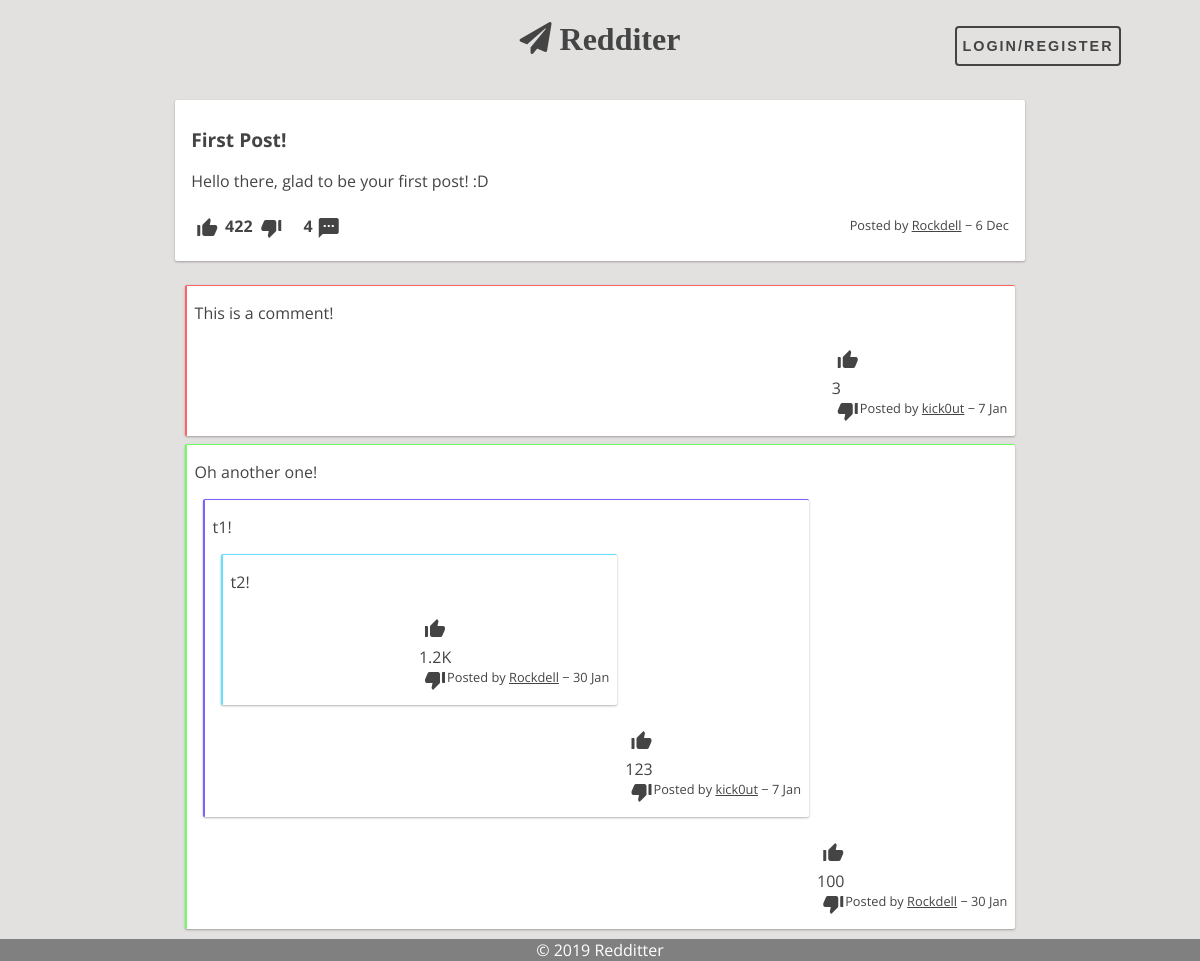
/pages/post.php?id=1, run on an earlier commit of the app's database.
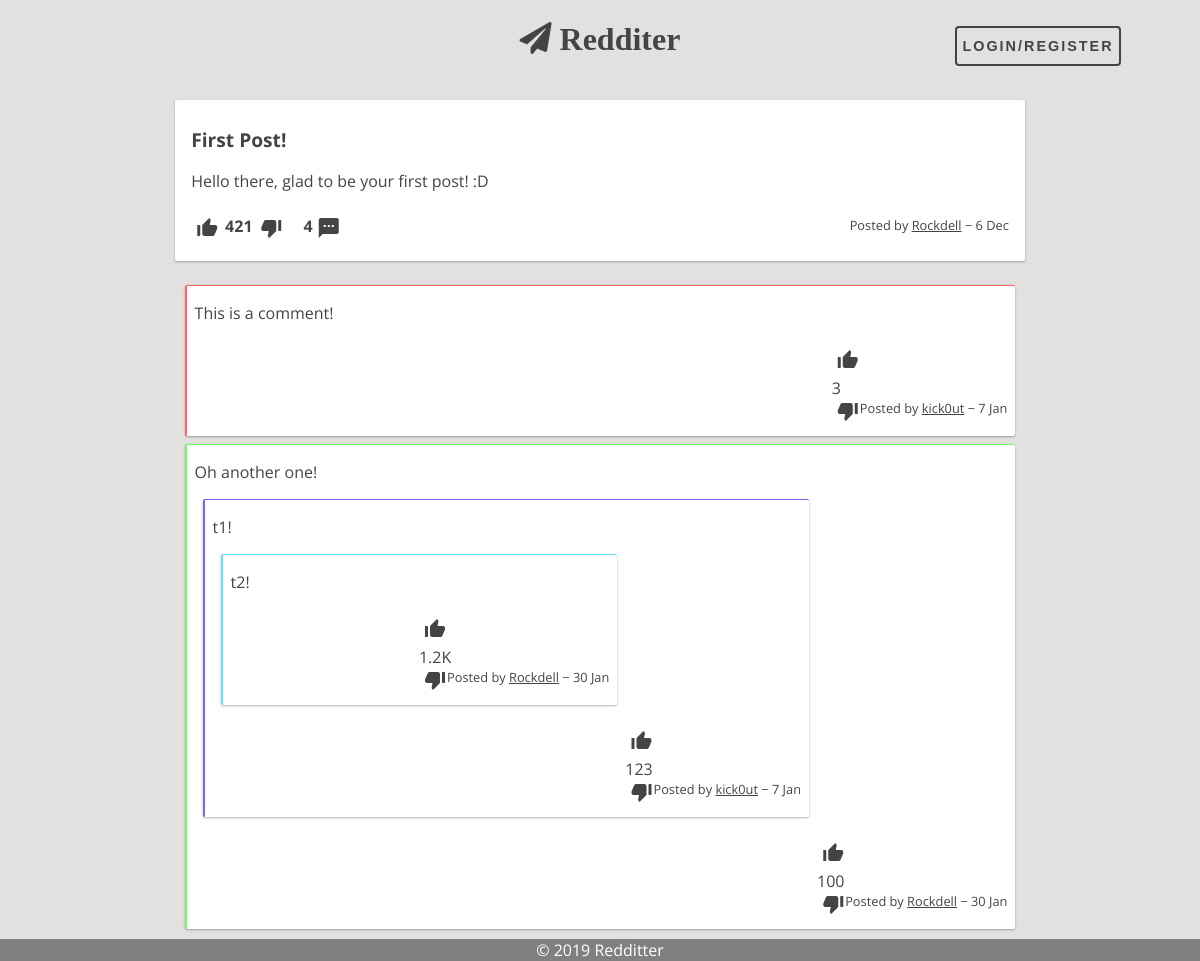
And on a later commit of the database.
### tables this page shows
CREATE TABLE Post (
    postID INTEGER PRIMARY KEY AUTOINCREMENT,
    userID VARCHAR REFERENCES User ON DELETE CASCADE,
    title VARCHAR NOT NULL,
    content VARCHAR NOT NULL,
    postDate DATE NOT NULL DEFAULT (strftime('%s', 'now')),
    points INTEGER DEFAULT 0
);

CREATE TABLE PostComment (
    postID INTEGER REFERENCES Post ON DELETE CASCADE,
    commentID INTEGER REFERENCES Comment ON DELETE CASCADE,
    PRIMARY KEY (postID, commentID)
);

CREATE TABLE Comment (
    commentID INTEGER PRIMARY KEY AUTOINCREMENT,
    userID VARCHAR REFERENCES User ON DELETE CASCADE,
    content VARCHAR NOT NULL,
    commentDate DATE NOT NULL DEFAULT (strftime('%s', 'now')),
    points INTEGER DEFAULT 0
);

### includes/session.php (called while the page is built, shortened)
<?php
    function isLoggedIn() {
        if (isset($_SESSION["userID"]) && $_SESSION["userID"] !== "")
            return true;
        else
            return false;
    }
?>

### database/post.php (called while the page is built, shortened)
<?php
function getPostById($postID) {
	global $dbh;
	try {
		$stmt = $dbh->prepare("SELECT *	FROM Post WHERE postID = ?");
		$stmt->execute(array($postID));
		return $stmt->fetch();
	} catch(PDOException $e) {
		echo $e->getMessage();
		return null;
	}
}
function getNumberComments($postID) {
	global $dbh;
	try {
		$stmt = $dbh->prepare("SELECT count(*) as nrComments FROM PostComment Where postID = ?");
		$stmt->execute(array($postID));
		return $stmt->fetch();
	} catch(PDOException $e) {
		echo $e->getMessage();
		return null;
	}
}
?>

### database/timeAgo.php (called while the page is built, shortened)
<?php
    function time_ago($time) {
        $out    = '';
        $now    = time();
        $diff   = $now - $time;
        if( $diff < 60 )
            return TIMEBEFORE_NOW;
        elseif( $diff < 3600 )
            return str_replace( '{num}', ( $out = round( $diff / 60 ) ), $out == 1 ? TIMEBEFORE_MINUTE : TIMEBEFORE_MINUTES );
        elseif( $diff < 3600 * 24 )
            return str_replace( '{num}', ( $out = round( $diff / 3600 ) ), $out == 1 ? TIMEBEFORE_HOUR : TIMEBEFORE_HOURS );
        elseif( $diff < 3600 * 24 * 2 )
            return TIMEBEFORE_YESTERDAY;
        else
            return strftime( date( 'Y', $time ) == date( 'Y' ) ? TIMEBEFORE_FORMAT : TIMEBEFORE_FORMAT_YEAR, $time );
    }
    function display_points($points) {
        if(abs($points) < 1000)
            return $points;
        else if(abs($points) < 1000000)
            return (floor($points / 100)/10)."K";
        else if(abs($points) < 1000000000)
            return (floor($points / 100000)/10)."M";
        else if(abs($points) < 1000000000000)
            return (floor($points / 100000000)/10)."B";
    }
?>

### database/comment.php (called while the page is built, shortened)
<?php
function getCommentsByPost($postID) {
	global $dbh;
	try {
		$stmt = $dbh->prepare("SELECT * FROM Comment, PostComment WHERE PostComment.postID = ? AND Comment.commentID = PostComment.commentID
			AND PostComment.commentID NOT IN (SELECT commentSon FROM ChildComment)");
		$stmt->execute(array($postID));
		return $stmt->fetchAll();
	} catch(PDOException $e) {
		echo $e->getMessage();
		return null;
	}
}
function getChildComments($fatherCommentID) {
	global $dbh;
	try {
		$stmt = $dbh->prepare("SELECT * FROM Comment WHERE commentID IS (SELECT commentSon FROM ChildComment WHERE commentFather = ?)");
		$stmt->execute(array($fatherCommentID));
		return $stmt->fetchAll();
	} catch(PDOException $e) {
		echo $e->getMessage();
		return null;
	}
}
?>

### templates/components/comment.php (the view, shortened to what this page needs)
<?php
    require_once($BASE_DIR."/database/timeAgo.php");
    require_once($BASE_DIR."/database/comment.php");
?>
<article class="comment container">
    <section id="comment-content">
        <p><?=$comment["content"]?></p>
    </section>
    <section id="comment-info">
        <label for="upvote<?=$comment["commentID"]?>">
            <i id="staticUp<?=$comment["commentID"]?>" class="material-icons">thumb_up_alt</i>
        </label>
        <p id="pp<?=$comment["commentID"]?>"><?=display_points($comment["points"])?></p>
        <label for="downvote<?=$comment["commentID"]?>">
            <i id="staticDown<?=$comment["commentID"]?>" class="material-icons">thumb_down_alt</i>
        </label>
        <div id="commentByTimeAgo">
            <p id="commentBy">
                Posted by
                <a id="commentByLink" href="/pages/profile.php?user=<?=$comment["userID"]?>"><?=$comment["userID"]?></a>
                &minus;
                <?=time_ago($comment["commentDate"])?>
            </p>
        </div>
    </section>
    <section id="sub-comments">
        <?php
            $subComments = getChildComments($comment["commentID"]);
            foreach($subComments as $comment) {
                include($BASE_DIR."/templates/components/comment.php");
            }
        ?>
    </section>
</article>

### templates/common/header.php (shortened to what this page needs)
<!DOCTYPE html>
<html>
    <head>
        <link href="/css/style.css" rel="stylesheet">
        <link rel="stylesheet" href="https://use.fontawesome.com/releases/v5.5.0/css/all.css">
    </head>
    <body>
        <header>
            <a href="/pages/feed.php" class="logo"><i class="fas fa-paper-plane">  Redditer</i></a>
            <?php include_once($BASE_DIR."/templates/components/user-bar.php"); ?>
        </header>

### templates/components/user-bar.php
<aside id="user-bar">
    <?php if (isLoggedIn()) { ?>
        <a href="/pages/profile.php?user=<?=$_SESSION["userID"]?>">
            <span><?=$_SESSION["userID"]?></span>
            <img class="miniature-profile-picture" src=
            <?php
                $image = glob($BASE_DIR."/img/users/".sha1($_SESSION["userID"]).".{png,jpeg,jpg,gif}", GLOB_BRACE);
                echo (!empty($image) ? str_replace($BASE_DIR, "", $image[0]) : "/img/users/unknown.png");
            ?>>
        </a>
    <?php } else { ?>
        <button id="sign-btn" class="fill open-btn">Login/Register</button>
    <?php } ?>
</aside>

### pages/post.php (shortened to what this page needs)
<?php
    require_once("../includes/init.php");
    require_once($BASE_DIR."/database/post.php");
    $post = getPostById($_GET['id']);
    include_once($BASE_DIR."/templates/common/header.php");
?>
<div id="post-page" class="page">
    <?php
        include_once($BASE_DIR."/templates/components/post.php");
        include_once($BASE_DIR."/templates/components/list-comments.php");
    ?>
</div>
<?php include_once($BASE_DIR."/templates/common/footer.php"); ?>

### templates/components/post.php (shortened to what this page needs)
<?php
    require_once($BASE_DIR."/database/timeAgo.php");
?>
<article class="post container <?=$post["postID"]?>">
    <section id="post-title">
        <a href="/pages/post.php?id=<?=$post["postID"]?>"><h1><?=$post["title"]?></h1></a>
    </section>
    <section id="post-content">
        <?php if ($post["content"] === "") { ?>
            <div id="post-image">
                <img class="post-picture" src=<?=str_replace($BASE_DIR, "", glob($BASE_DIR."/img/posts/".sha1($post["postID"]).".{png,jpeg,jpg,gif}", GLOB_BRACE)[0])?>>
            </div>
        <?php } else { ?>
            <div id="post-story">
                <p><?=nl2br($post["content"])?></p>
            </div>
        <?php } ?>
    </section>
    <section id="post-info">
        <label for="upvote<?=$post["postID"]?>">
            <i id="staticUp<?=$post["postID"]?>" class="material-icons">thumb_up_alt</i>
        </label>
        <p id="pp<?=$post["postID"]?>"><?=display_points($post["points"])?></p>
        <label for="downvote<?=$post["postID"]?>">
            <i id="staticDown<?=$post["postID"]?>" class="material-icons">thumb_down_alt</i>
        </label>
        <p id="nrComments"><?=getNumberComments($post["postID"])["nrComments"]?></p>
        <a id="nrCommentsLink" href="/pages/post.php?id=<?=$post["postID"]?>">
            <i class="material-icons">textsms</i>
        </a>
        <div id="postByTimeAgo">
            <p id="postBy">
                Posted by
                <a id="postByLink" href="/pages/profile.php?user=<?=$post["userID"]?>"><?=$post["userID"]?></a>
                &minus;
                <?=time_ago($post["postDate"])?>
            </p>
        </div>
    </section>
</article>

### templates/components/list-comments.php
<section id="list-comments">
    <?php
        require_once($BASE_DIR."/database/comment.php");
        $comments = getCommentsByPost($_GET["id"]);
        if (empty($comments)) { ?>
            <h1>No comments to show</h1>
        <?php } else {
            foreach($comments as $comment) {
                include($BASE_DIR."/templates/components/comment.php");
            }
        }
    ?>
</section>

### templates/common/footer.php
        <footer>
            &copy; 2019 Redditter
        </footer>
    </body>
</html>

### css/style.css (style rules this page uses)
:root { --main-bg-color: #e2e1e0; --main-text-color: #444; --alt-text-color: white; --main-container-bg-color: white; --alt1-container-bg-color: gray; --alt2-container-bg-color: #ffadad; --radio-color: #aaaaaa; --radio-selected-color: #0dff92; --radio-hover-color: white; --warning-bg-color: #ff6262; --box-shadow: 0 1px 3px rgba(133, 96, 96, 0.12), 0 1px 2px rgba(0,0,0,0.24); --selected-box-shadow: 0 14px 28px rgba(0,0,0,0.25), 0 10px 10px rgba(0,0,0,0.22); }
* { margin: 0; padding: 0; }
body { background: var(--main-bg-color); font-family: 'Open Sans', sans-serif; margin: 1em; display: grid; grid-gap: 0.5em 0.5em; grid-auto-rows: auto 1fr; grid-template-areas: "header" "page"; }
header { grid-area: header; display: grid; grid-auto-columns: 1fr 2fr 1fr; grid-template-areas: "search logo user"; box-sizing: border-box; }
header .logo { grid-area: logo; color: var(--main-text-color); font-weight: bold; font-size: 2em; text-align: center; }
header #user-bar { grid-area: user; text-align: center; }
footer { position: fixed; left: 0; bottom: 0; width: 100%; color: var(--alt-text-color); background: var(--alt1-container-bg-color); text-align: center; }
#list-comments { width: 72.5%; }
#list-comments .comment { margin: 0.5em; padding: 0.5em; }
#user-bar { font-weight: bold; align-self: center; text-align: center; }
.post { max-width: inherit; background: var(--main-container-bg-color); box-shadow: var(--box-shadow); transition: all 0.3s cubic-bezier(.25,.8,.25,1); display: grid; grid-template-columns: 1fr 1fr; grid-template-areas: "post-title post-title" "post-content post-content" "post-info post-info"; }
.post #post-title { grid-area: post-title; word-break: break-word; }
.post #post-title h1 { font-size: 1.2em; font-weight: bold; color: var(--main-text-color); margin-top: 0.5em; margin-bottom: 0.5em; }
.post #post-content { grid-area: post-content; margin-top: 0.5em; margin-bottom: 0.5em; }
.post #post-content #post-story { align-content: stretch; text-align: left; }
.post #post-info { grid-area: post-info; margin-top: 1em; }
.post #post-content, #post-info { color: var(--main-text-color); }
.post #post-info label { cursor: pointer; transition: color 1s; }
.post #post-info p[id^="pp"], .post #nrComments { font-weight: bold; display: inline; position: relative; left: 0.1em; bottom: 0.5em; }
.post #nrComments, .post #nrCommentsLink { left: 1em; }
.post #nrCommentsLink { position: relative; }
.post #postByTimeAgo { position: relative; float: right; font-size: 0.8em; }
.post #postBy { display: inline; }
.post #postByLink { text-decoration: underline; }
.comment { max-width: inherit; background: var(--main-container-bg-color); box-shadow: var(--box-shadow); display: grid; grid-template-columns: 1fr 1fr; grid-template-areas: "comment-content comment-content" "comment-info comment-info" "sub-comments sub-comments"; }
.comment #comment-content { grid-area: comment-content; margin-top: 0.5em; margin-bottom: 0.5em; }
.comment #comment-info { grid-area: post-info; margin-top: 1em; }
.comment #comment-content, #comment-info { color: var(--main-text-color); }
.comment #comment-info label { cursor: pointer; transition: color 1s; }
.comment #sub-comments { grid-area: sub-comments; }
.comment #commentByTimeAgo { position: relative; float: right; font-size: 0.8em; }
.comment #commentBy { display: inline; }
.comment #commentByLink { text-decoration: underline; }
#post-page { display: flex; flex-direction: column; justify-content: space-evenly; align-items: center; }
#post-page .post { width: 70%; grid-template-columns: 20fr 1fr; grid-template-areas: "post-title delete-post" "post-content post-content" "post-info post-info"; }
.page { grid-area: page; display: flex; flex-direction: row; justify-content: space-around; }
.container { border-radius: 2px; padding: 1em; margin: 1em; word-wrap: break-word; cursor: default; }
a { text-decoration: none; color: #444; }
button { position: relative; height: 40px; margin: 10px; padding: 5px 5px; font-weight: bold; font-size: 0.90em; letter-spacing: 2px; color: var(--main-text-color); border: 2px var(--main-text-color) solid; border-radius: 4px; text-transform: uppercase; outline: 0; overflow:hidden; background: none; z-index: 1; cursor: pointer; transition: 0.08s ease-in; }
.fill:before { content: ""; position: absolute; background-color: #444; bottom: 0; left: 0; right: 0; top: 100%; z-index: -1; transition: top 0.08s ease-in; }

What changed in the data, as far as the page shows it:
changed post "First Post!": points "422" → "421"
